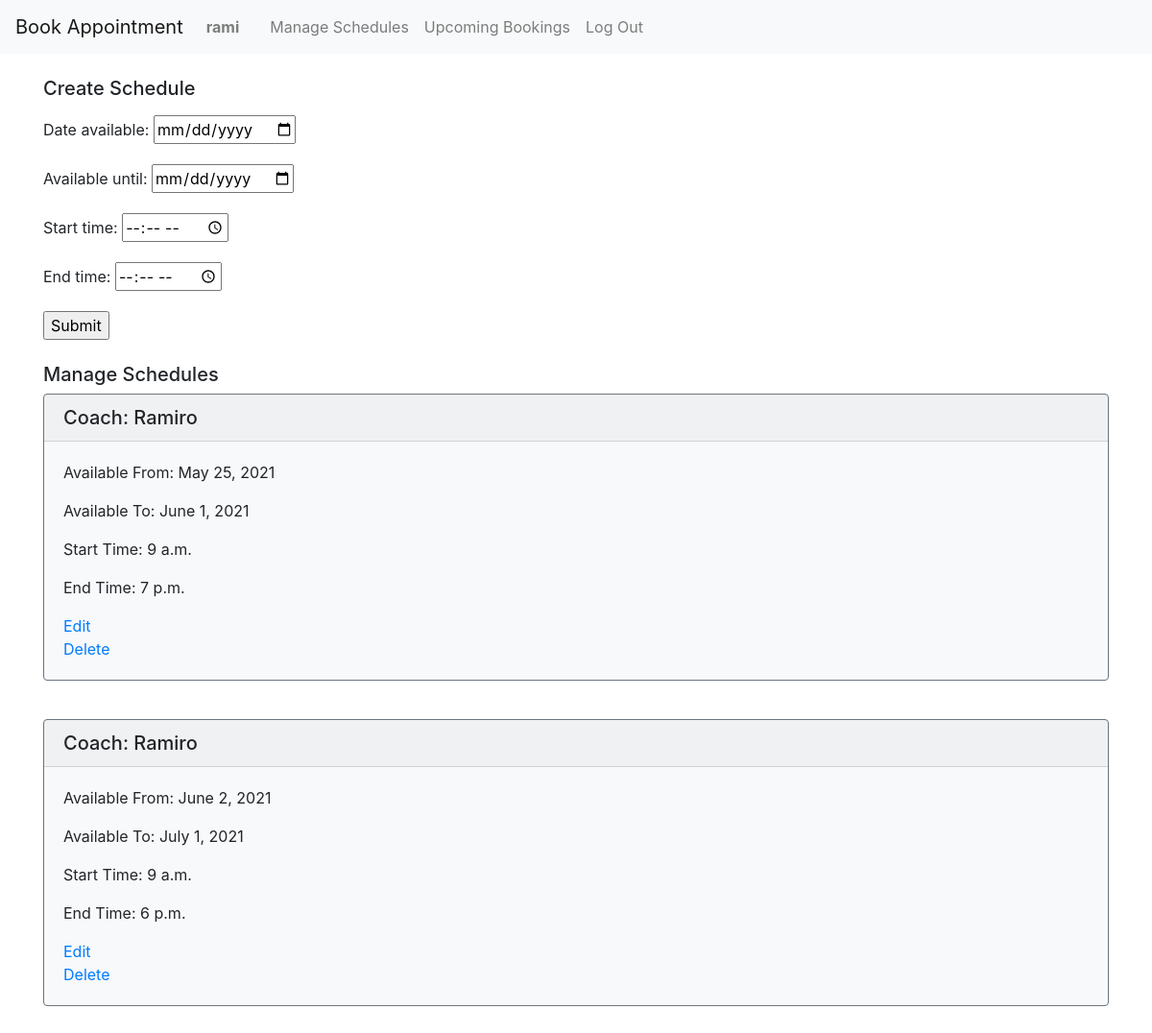
The page /manageschedules (signed in) on the database its author committed.
### booking/models.py (models this page shows, shortened)
class User(AbstractUser):
    pass

class Available(models.Model):
    coach = models.ForeignKey('Coach', on_delete=models.CASCADE, blank=True, null=True)
    date_available = models.DateField(null=True, blank=True)
    available_until = models.DateField(null=True, blank=True)
    start_time = models.TimeField(null=True, blank=True)
    end_time = models.TimeField(null=True, blank=True)
    duration_minutes = models.IntegerField(null=True, blank=True)
    DAY_CHOICES = tuple(enumerate(calendar.day_name))
    taken = models.BooleanField(default=False)

class Coach(models.Model):
    coach = models.OneToOneField('User', on_delete=models.CASCADE, blank=True, null=True)
    first_name = models.CharField(max_length=30, blank=True, null=True)
    last_name = models.CharField(max_length=30, blank=True, null=True)
    bio = models.TextField(blank=True)
    photo = models.ImageField(upload_to='images/', blank=True, null=True)
    phone_number = models.CharField(max_length=20, blank=True)
    created = models.DateTimeField(auto_now_add=True, null=True, blank=True)
    modified = models.DateTimeField(auto_now=True, null=True, blank=True)

### booking/views.py (the view)
# urls.py: path("manageschedules", views.manageschedules, name="manageschedules"),
def manageschedules(request):
    if request.method == "POST":
        form = AvailableForm(request.POST)
        if form.is_valid():
            coach=Coach.objects.get(coach=request.user)
            if coach:
                date_available = request.POST.get("date_available")
                available_until = request.POST.get("available_until")
                start_time = request.POST.get("start_time")
                end_time = request.POST.get("end_time")
                newschedule = Available.objects.create(coach=coach, date_available=date_available, available_until=available_until, start_time=start_time, end_time=end_time)
                newschedule.save()
                form = AvailableForm()
                return redirect('manageschedules')
            else:
                messages.error(request, "You cannot create a schedule, you are not a coach")
        else:
            form = AvailableForm(request.POST)
    else:
            form = AvailableForm()
    try:
        coach=Coach.objects.get(coach=request.user)
        avails = Available.objects.filter(coach=coach)
    except Available.DoesNotExist:
        avails = False
    try:
        coach=Coach.objects.get(coach=request.user)
    except Coach.DoesNotExist:
        coach = False
    args = {'form': form, 'avails': avails, 'coach': coach }
    return render(request, "booking/manageschedules.html", args)

### booking/forms.py
class AvailableForm(forms.Form):
    date_available = forms.DateField(required=True, widget=forms.DateTimeInput(attrs={'type': 'date'}))
    available_until = forms.DateField(required= True, widget=forms.DateTimeInput(attrs={'type': 'date'}))
    start_time = forms.TimeField(required=False, widget=forms.TimeInput(attrs={'type': 'time'}))
    end_time = forms.TimeField(required=False, widget=forms.TimeInput(attrs={'type': 'time'}))

### booking/templates/booking/manageschedules.html (shortened to what this page needs)
{% extends "booking/layout.html" %}
{% block body %}
<div class="container">
    <h5 class="mt-4 mb-3">Create Schedule</h5>
    <form action="{% url 'manageschedules' %}" method="post">
        {{ form.as_p }}
        <p><input type="submit" value="Submit"></p>
    </form>
{% if avails %}
<h5 class="mt-4 mb-2">Manage Schedules</h5>
{% for avail in avails %}
<div class="card bg-light mb-3 border-secondary mb-3" id="card-{{avail.id}}">
        <h5 class="card-header">Coach: {{ avail.coach.first_name }}</h5>
            <div class="card-body">
                <p class="card-text" id="card-availdate-{{avail.id}}">Available From: {{ avail.date_available }}</p>
                <p class="card-text" id="card-availuntil-{{avail.id}}">Available To: {{ avail.available_until }}</p>
                <p class="card-text" id="card-starttime-{{avail.id}}">Start Time: {{ avail.start_time }}</p>
                <p class="card-text" id="card-endtime-{{avail.id}}">End Time: {{ avail.end_time }}</p>
                <div id="edit-{{ avail.id }}" onclick="editSchedule('{{avail.id}}')">
                  <a href="#" class="card-link" id="edit_button-{{avail.id}}">Edit</a>
                </div>
                <div id="delete-{{ avail.id }}" onclick="deleteSchedule('{{avail.id }}')">
                    <a href="#" class="card-link" id="delete_button-{{avail.id}}">Delete</a>
                </div>
            </div>
</div>
<br>
{% endfor %}
{% else %}
<div>
    <p>There are no schedules available at this time, feel free to create one :)</p>
</div>
{% endif %}
</div>
{% endblock %}

### booking/templates/booking/layout.html (shortened to what this page needs)
{% load static %}
<!DOCTYPE html>
<html lang="en">
    <head>
        <link rel="stylesheet" href="https://stackpath.bootstrapcdn.com/bootstrap/4.4.1/css/bootstrap.min.css">
    </head>
    <body>
        <nav class="navbar navbar-expand-lg navbar-light bg-light">
            <a class="navbar-brand" href="#">Book Appointment</a>
            <div>
              <ul class="navbar-nav mr-auto">
                {% if user.is_authenticated %}
                    <li class="nav-item">
                        <a class="nav-link" href="#"><strong>{{ user.username }}</strong></a>
                    </li>
                {% endif %}
                {% if user.is_authenticated %}
                    {% if coach %}
                    <li class="nav-item">
                        <a class="nav-link" href="#"></a>
                    </li>
                    {% else %}
                    <li class="nav-item">
                        <a class="nav-link" href="{% url 'coaches' %}">Our Coaches</a>
                    </li>
                    {% endif %}
                {% endif %}
                {% if user.is_authenticated %}
                    {% if coach %}
                    <li class="nav-item">
                        <a class="nav-link" href="{% url 'manageschedules' %}">Manage Schedules</a>
                    </li>
                    <li class="nav-item">
                        <a class="nav-link" href="{% url 'upcomingbookings' %}">Upcoming Bookings</a>
                    </li>
                    {% endif %}
                    <li class="nav-item">
                        <a class="nav-link" href="{% url 'logout' %}">Log Out</a>
                    </li>
                {% endif %}
              </ul>
            </div>
          </nav>
        <div class="body">
            {% block body %}
            {% endblock %}
        </div>
    </body>
</html>

### rows shown on the page
User: username "rami"
Available: coach.first_name "Ramiro", date_available "May 25, 2021", available_until "June 1, 2021", start_time "9 a.m.", end_time "7 p.m."
Available: coach.first_name "Ramiro", date_available "June 2, 2021", available_until "July 1, 2021", start_time "9 a.m.", end_time "6 p.m."
